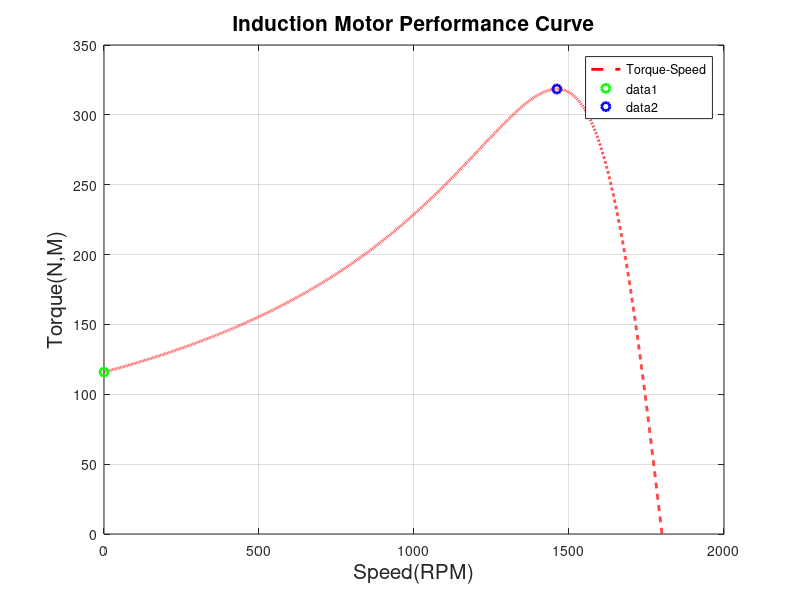

MATLAB code to generate this figure:
clear
clc
r1=0.641; % stator resistance ( ohm )
x1=1.106; % stator reactance ( ohm )
r2= 0.332; % rotor resistance ( ohm )
x2=0.464; % rotor reactance ( ohm )
xm=26.3; % magnetizing reactance ( ohm )
v_ph=460/sqrt(3); % phase voltage ( volt )
n_s=1800; %(RPM)
w_s=2*pi*n_s/60; %(rad/sec)

s=0:0.0001:1;

n_m=(1-s)*n_s;

for i=1:10001
t(i)=( 3*(v_ph^2)*(r2/s(i)) )/(w_s*((r1 +(r2/s(i))^2) +((x1+x2)^2)));
% Torque ( N-m )
end

maximum_torque=max(t)
o=find(t==max(t));
slip_for_max_torque=s(o)


u=find(s==1);
starting_torque=t(u)
rotor_speed_at_starting=n_m(u)

plot(n_m,t,'r--','lineWidth',2)
title({'Induction Motor Performance Curve'} ,'fontsize',15)
xlabel('Speed(RPM)','fontsize',15)
ylabel('Torque(N,M)','fontsize',15)
legend('Torque-Speed')
grid on
hold on
plot(n_m(u),t(u),'go','lineWidth',2)
hold on
plot(n_m(o),t(o),'bo','lineWidth',2)



